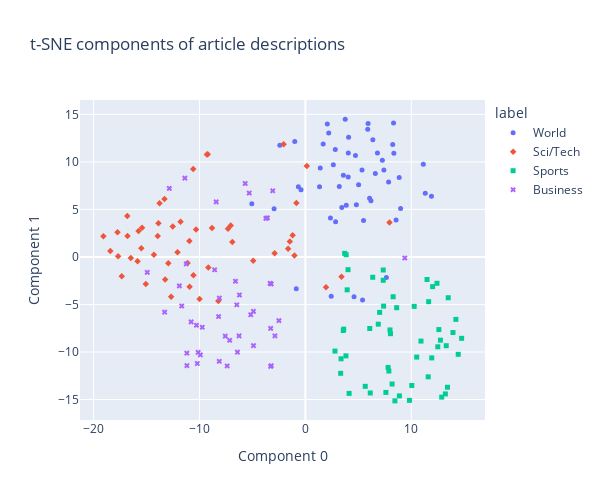

Notebook cell for this chart:
### Markdown cell above
To get a sense of what our nearest neighbor recommender is doing, let's visualize the article embeddings. Although we can't plot the 2048 dimensions of each embedding vector, we can use techniques like [t-SNE](https://en.wikipedia.org/wiki/T-distributed_stochastic_neighbor_embedding) or [PCA](https://en.wikipedia.org/wiki/Principal_component_analysis) to compress the embeddings down into 2 or 3 dimensions, which we can chart.

Before visualizing the nearest neighbors, let's visualize all of the article descriptions using t-SNE. Note that t-SNE is not deterministic, meaning that results may vary from run to run.

### Code cell
# get embeddings for all article descriptions
embeddings = [embedding_from_string(string) for string in article_descriptions]
# compress the 2048-dimensional embeddings into 2 dimensions using t-SNE
tsne_components = tsne_components_from_embeddings(embeddings)
# get the article labels for coloring the chart
labels = df["label"].head(200).tolist()

chart_from_components(
    components=tsne_components,
    labels=labels,
    strings=article_descriptions,
    width=600,
    height=500,
    title="t-SNE components of article descriptions",
)
